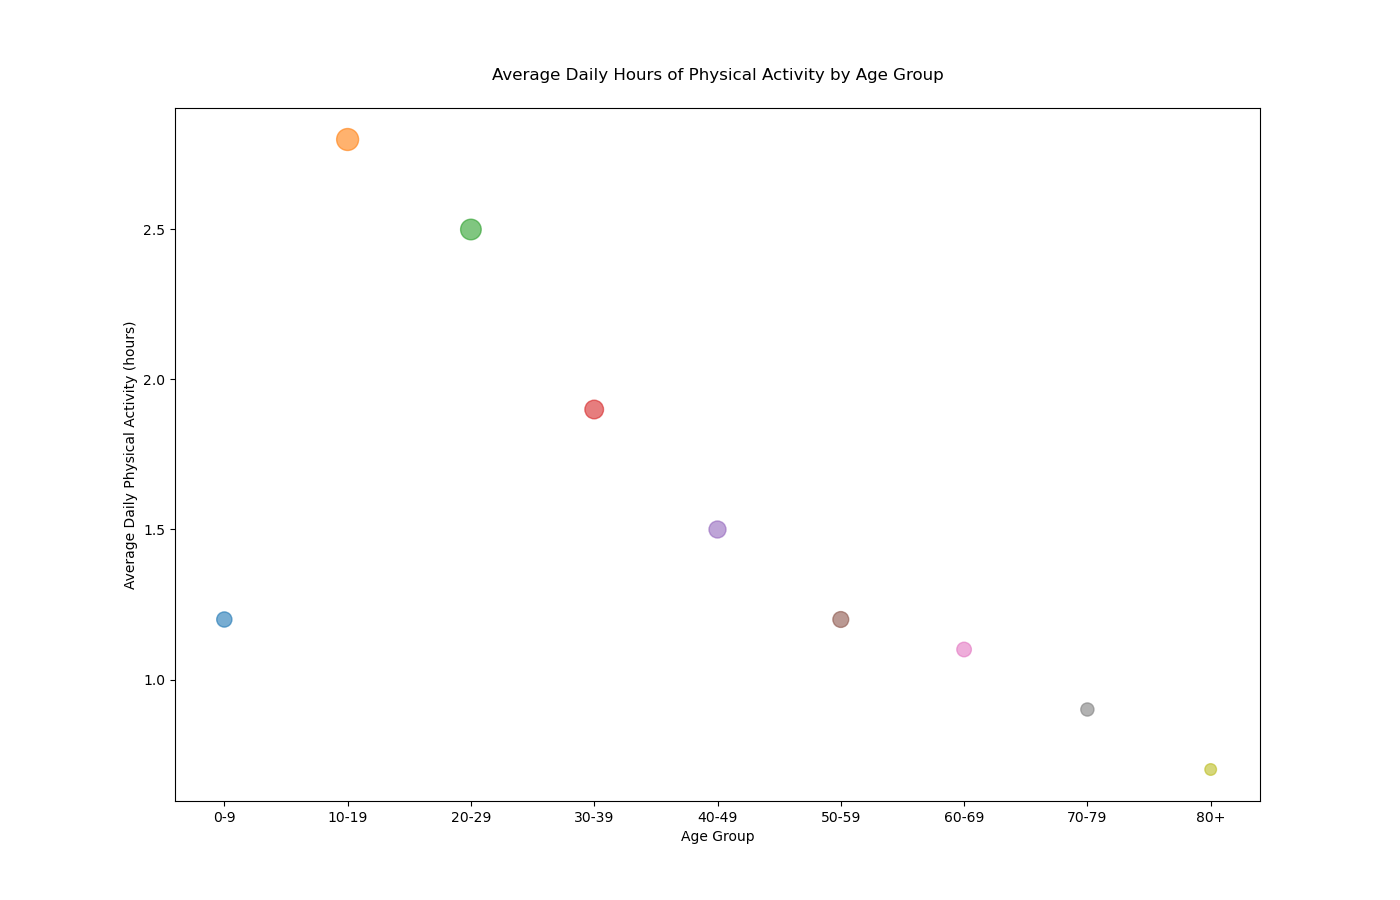

Source code (Python):

import matplotlib.pyplot as plt

# Data
age_groups = ['0-9', '10-19', '20-29', '30-39', '40-49', '50-59', '60-69', '70-79', '80+']
physical_activity = [1.2, 2.8, 2.5, 1.9, 1.5, 1.2, 1.1, 0.9, 0.7]
number_of_participants = [120000, 250000, 220000, 180000, 150000, 130000, 110000, 90000, 70000]

# Custom colors
colors = ['#1f77b4', '#ff7f0e', '#2ca02c', '#d62728', '#9467bd', '#8c564b', '#e377c2', '#7f7f7f', '#bcbd22']

# Set figure size
plt.figure(figsize=(14, 9))

# Scatter plot with bubble sizes
bubble_sizes = [n / 1000 for n in number_of_participants]  # Scaling the number of participants for bubble size
plt.scatter(age_groups, physical_activity, s=bubble_sizes, c=colors, alpha=0.6)

# Labels and title
plt.xlabel('Age Group')
plt.ylabel('Average Daily Physical Activity (hours)')
plt.title('Average Daily Hours of Physical Activity by Age Group', pad=20)

# Show plot
plt.show()
